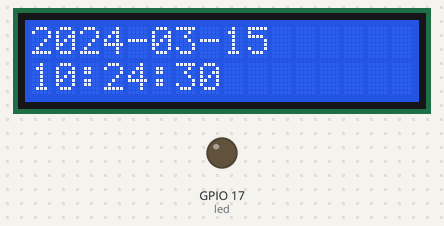
Recording of a program running on a simulated Raspberry Pi (BCM pin numbers). Shown: 16×2 character LCD, output pins drawn as LEDs (lit = HIGH). The clock reads 2024-03-15 10:24:30 at power-on unless the program sets it; library files of the repository ran but are not shown: I2C_LCD_driver.py; what the program prints to the terminal is not drawn.

Above: at 0.3 s.
At 4.5 s:
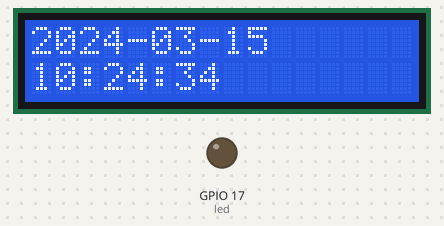
At 9.6 s:
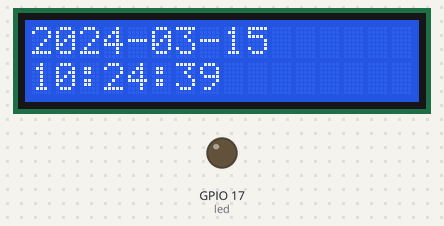
At 18.9 s:
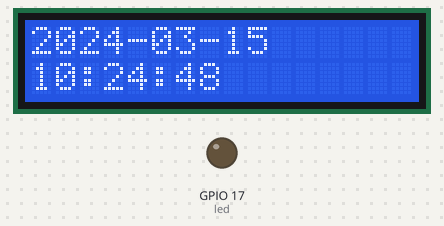
At 28.1 s:
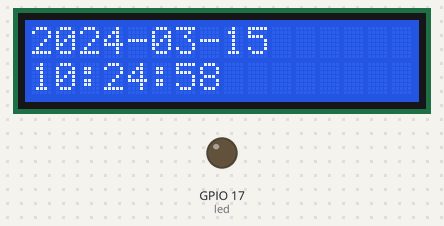
At 38.4 s:
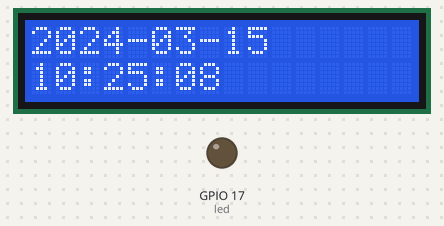

Measured:
- what the display in image 0 shows lasts 1.0 s, from 0.3 s to 1.3 s

The program:

clock.py
```python
import I2C_LCD_driver
import RPi.GPIO as GPIO
from time import *

led = 17

lcd = I2C_LCD_driver.lcd()
lcd.lcd_clear()

GPIO.setmode(GPIO.BCM)
GPIO.setup(led, GPIO.OUT)


if GPIO.input(17) == 0:
    now = localtime()
    dt = "%04d-%02d-%02d"%(now.tm_year, now.tm_mon, now.tm_mday)
    lcd.lcd_display_string(dt,1)

    while 1:

        if GPIO.input(17) == 1:
            sleep(0.1)
            break
        now1 = localtime()
        tt = "%02d:%02d:%02d"%(now1.tm_hour,now1.tm_min, now1.tm_sec)
        lcd.lcd_display_string(tt,2)
        sleep(1)
```
